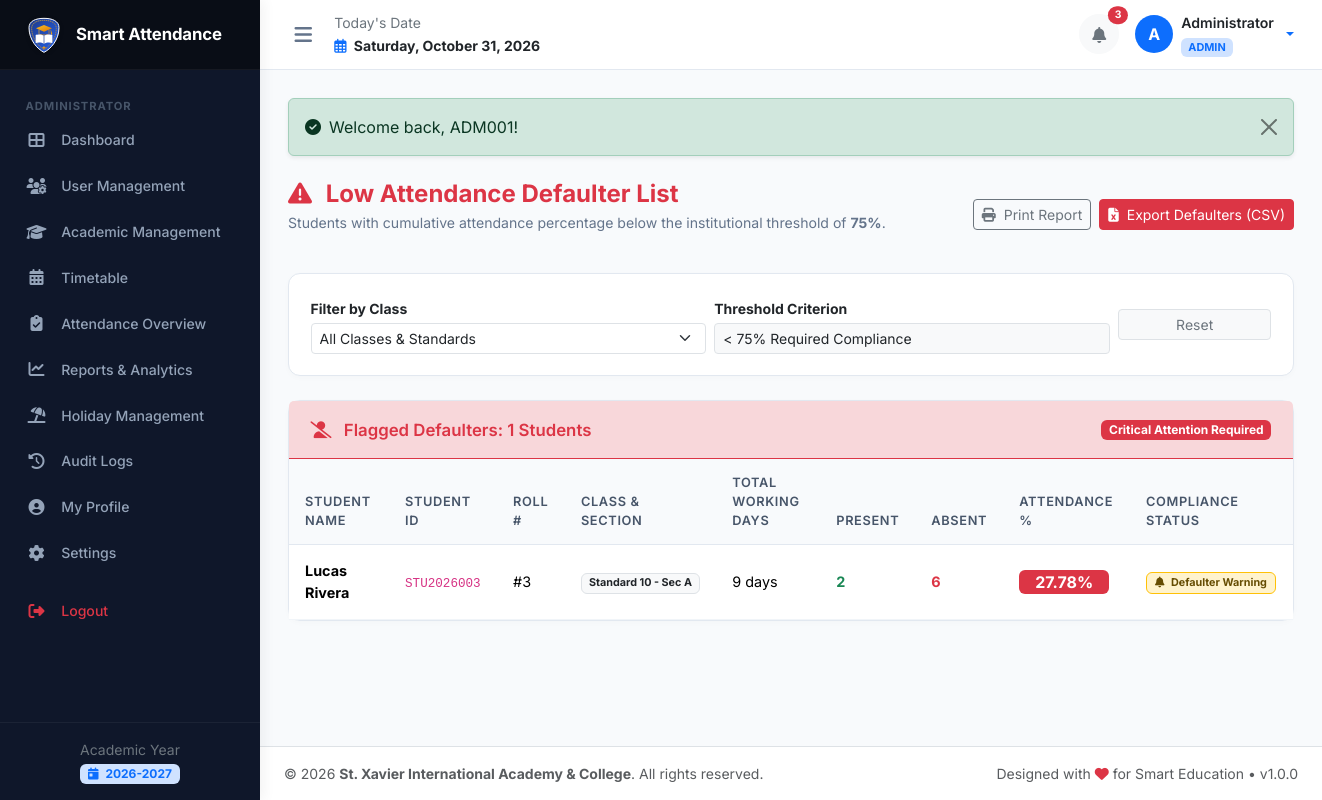
Page /principal/low_attendance.php (signed in) on the committed database.
### tables this page shows
CREATE TABLE `academic_years` (
  `id` INT AUTO_INCREMENT PRIMARY KEY,
  `name` VARCHAR(50) NOT NULL UNIQUE,
  `start_date` DATE NOT NULL,
  `end_date` DATE NOT NULL,
  `is_current` TINYINT(1) NOT NULL DEFAULT 0,
  `status` ENUM('active', 'archived') NOT NULL DEFAULT 'active',
  `created_at` TIMESTAMP DEFAULT CURRENT_TIMESTAMP
);

CREATE TABLE `students` (
  `id` INT AUTO_INCREMENT PRIMARY KEY,
  `user_id` INT NOT NULL UNIQUE,
  `student_id` VARCHAR(50) NOT NULL UNIQUE,
  `admission_no` VARCHAR(50) NOT NULL UNIQUE,
  `roll_no` INT NOT NULL,
  `full_name` VARCHAR(150) NOT NULL,
  `photo` VARCHAR(255) NULL,
  `dob` DATE NULL,
  `gender` ENUM('male', 'female', 'other') DEFAULT 'male',
  `address` TEXT NULL,
  `class_id` INT NOT NULL,
  `section_id` INT NOT NULL,
  `academic_year_id` INT NOT NULL,
  `admission_date` DATE NULL,
  `created_at` TIMESTAMP DEFAULT CURRENT_TIMESTAMP,
  `updated_at` TIMESTAMP DEFAULT CURRENT_TIMESTAMP ON UPDATE CURRENT_TIMESTAMP,
  UNIQUE KEY `uk_class_section_roll` (`class_id`, `section_id`, `roll_no`),
  FOREIGN KEY (`user_id`) REFERENCES `users`(`id`) ON DELETE CASCADE,
  FOREIGN KEY (`class_id`) REFERENCES `classes`(`id`) ON DELETE CASCADE,
  FOREIGN KEY (`section_id`) REFERENCES `sections`(`id`) ON DELETE CASCADE,
  FOREIGN KEY (`academic_year_id`) REFERENCES `academic_years`(`id`) ON DELETE CASCADE
);

CREATE TABLE `classes` (
  `id` INT AUTO_INCREMENT PRIMARY KEY,
  `name` VARCHAR(100) NOT NULL UNIQUE,
  `type` ENUM('school', 'college') NOT NULL DEFAULT 'school',
  `numeric_level` INT NOT NULL,
  `created_at` TIMESTAMP DEFAULT CURRENT_TIMESTAMP,
  INDEX `idx_class_type` (`type`)
);

CREATE TABLE `sections` (
  `id` INT AUTO_INCREMENT PRIMARY KEY,
  `class_id` INT NOT NULL,
  `name` VARCHAR(20) NOT NULL,
  `created_at` TIMESTAMP DEFAULT CURRENT_TIMESTAMP,
  UNIQUE KEY `uk_class_section` (`class_id`, `name`),
  FOREIGN KEY (`class_id`) REFERENCES `classes`(`id`) ON DELETE CASCADE
);

### includes/auth.php (called while the page is built, shortened)
<?php
require_once __DIR__ . '/functions.php';
function current_role(): ?string {
    return $_SESSION['user']['role'] ?? null;
}

### principal/low_attendance.php (the view, shortened to what this page needs)
<?php
require_once __DIR__ . '/../includes/functions.php';
require_once __DIR__ . '/../includes/auth.php';
$threshold = (float)get_setting('attendance_threshold', '75');
$classId = (int)($_GET['class_id'] ?? 0);
$sectionId = (int)($_GET['section_id'] ?? 0);
$lowStudents = get_low_attendance_students($threshold, ($classId > 0 ? $classId : null), ($sectionId > 0 ? $sectionId : null));
require_once __DIR__ . '/../includes/header.php';
require_once __DIR__ . '/../includes/sidebar.php';
require_once __DIR__ . '/../includes/navbar.php';
?>
<div class="page-header">
  <div>
    <h1 class="page-title text-danger"><i class="fas fa-exclamation-triangle me-2"></i> Low Attendance Defaulter List</h1>
    <p class="page-subtitle">Students with cumulative attendance percentage below the institutional threshold of <strong><?= $threshold ?>%</strong>.</p>
  </div>
  <div class="d-flex gap-2 no-print">
    <button onclick="window.print()" class="btn btn-outline-secondary btn-sm">
      <i class="fas fa-print me-1"></i> Print Report
    </button>
    <a href="?class_id=<?= $classId ?>&export=csv" class="btn btn-danger btn-sm">
      <i class="fas fa-file-excel me-1"></i> Export Defaulters (CSV)
    </a>
  </div>
</div>
<div class="card card-custom mb-4 no-print">
  <div class="card-body">
    <form method="GET" action="" class="row g-2 align-items-center">
      <div class="col-md-5">
        <label class="form-label small fw-bold mb-1">Filter by Class</label>
        <select name="class_id" class="form-select form-select-sm" onchange="this.form.submit()">
          <option value="0">All Classes & Standards</option>
        </select>
      </div>
      <div class="col-md-5">
        <label class="form-label small fw-bold mb-1">Threshold Criterion</label>
        <input type="text" class="form-control form-control-sm bg-light" value="&lt; <?= $threshold ?>% Required Compliance" readonly>
      </div>
      <div class="col-md-2 d-flex align-items-end">
        <a href="<?= BASE_URL ?>/principal/low_attendance.php" class="btn btn-light btn-sm w-100 border text-secondary">Reset</a>
      </div>
    </form>
  </div>
</div>
<div class="card card-custom">
  <div class="card-header d-flex justify-content-between align-items-center bg-danger-subtle text-danger border-danger">
    <h5 class="card-title text-danger mb-0">
      <i class="fas fa-user-slash me-2"></i> Flagged Defaulters: <?= count($lowStudents) ?> Students
    </h5>
    <span class="badge bg-danger">Critical Attention Required</span>
  </div>
  <div class="card-body p-0">
    <div class="table-responsive">
      <table class="table table-custom table-hover align-middle mb-0">
        <thead>
          <tr>
            <th>Student Name</th>
            <th>Student ID</th>
            <th>Roll #</th>
            <th>Class & Section</th>
            <th>Total Working Days</th>
            <th>Present</th>
            <th>Absent</th>
            <th>Attendance %</th>
            <th>Compliance Status</th>
          </tr>
        </thead>
        <tbody>
          <?php if (!empty($lowStudents)): ?>
            <?php foreach ($lowStudents as $s): ?>
              <tr>
                <td><strong><?= e($s['full_name']) ?></strong></td>
                <td><code><?= e($s['student_id']) ?></code></td>
                <td>#<?= $s['roll_no'] ?></td>
                <td><span class="badge bg-light text-dark border"><?= e($s['class_name']) ?> - Sec <?= e($s['section_name']) ?></span></td>
                <td><?= $s['total_days'] ?> days</td>
                <td><span class="text-success fw-bold"><?= $s['present_count'] ?></span></td>
                <td><span class="text-danger fw-bold"><?= $s['absent_count'] ?></span></td>
                <td>
                  <span class="badge bg-danger text-white fs-6 px-3 py-1">
                    <?= $s['percentage'] ?>%
                  </span>
                </td>
                <td>
                  <span class="badge bg-warning-subtle text-warning-emphasis border border-warning px-2 py-1">
                    <i class="fas fa-bell me-1"></i> Defaulter Warning
                  </span>
                </td>
              </tr>
            <?php endforeach; ?>
          <?php endif; ?>
        </tbody>
      </table>
    </div>
  </div>
</div>
<?php require_once __DIR__ . '/../includes/footer.php'; ?>

### includes/sidebar.php (shortened to what this page needs)
<?php
$role = current_role() ?? 'student';
$currentScript = basename($_SERVER['PHP_SELF']);
?>
<aside class="app-sidebar" id="appSidebar">
  <div class="sidebar-brand">
    <img src="<?= BASE_URL ?>/assets/img/logo.svg" alt="Logo">
    <div class="brand-title">Smart Attendance</div>
  </div>
  <ul class="sidebar-menu">
    <?php if ($role === 'admin'): ?>
      <li class="menu-header">Administrator</li>
      <li class="nav-item">
        <a class="nav-link <?= ($currentScript === 'index.php') ? 'active' : '' ?>" href="<?= BASE_URL ?>/admin/index.php">
          <i class="fas fa-th-large"></i> <span>Dashboard</span>
        </a>
      </li>
      <li class="nav-item">
        <a class="nav-link <?= in_array($currentScript, ['users.php', 'user_add.php', 'user_edit.php']) ? 'active' : '' ?>" href="<?= BASE_URL ?>/admin/users.php">
          <i class="fas fa-users-cog"></i> <span>User Management</span>
        </a>
      </li>
      <li class="nav-item">
        <a class="nav-link <?= ($currentScript === 'academics.php') ? 'active' : '' ?>" href="<?= BASE_URL ?>/admin/academics.php">
          <i class="fas fa-graduation-cap"></i> <span>Academic Management</span>
        </a>
      </li>
      <li class="nav-item">
        <a class="nav-link <?= ($currentScript === 'timetable.php') ? 'active' : '' ?>" href="<?= BASE_URL ?>/admin/timetable.php">
          <i class="fas fa-calendar-alt"></i> <span>Timetable</span>
        </a>
      </li>
      <li class="nav-item">
        <a class="nav-link <?= ($currentScript === 'attendance.php') ? 'active' : '' ?>" href="<?= BASE_URL ?>/admin/attendance.php">
          <i class="fas fa-clipboard-check"></i> <span>Attendance Overview</span>
        </a>
      </li>
      <li class="nav-item">
        <a class="nav-link <?= ($currentScript === 'reports.php') ? 'active' : '' ?>" href="<?= BASE_URL ?>/admin/reports.php">
          <i class="fas fa-chart-line"></i> <span>Reports & Analytics</span>
        </a>
      </li>
      <li class="nav-item">
        <a class="nav-link <?= ($currentScript === 'holidays.php') ? 'active' : '' ?>" href="<?= BASE_URL ?>/admin/holidays.php">
          <i class="fas fa-umbrella-beach"></i> <span>Holiday Management</span>
        </a>
      </li>
      <li class="nav-item">
        <a class="nav-link <?= ($currentScript === 'audit_logs.php') ? 'active' : '' ?>" href="<?= BASE_URL ?>/admin/audit_logs.php">
          <i class="fas fa-history"></i> <span>Audit Logs</span>
        </a>
      </li>
      <li class="nav-item">
        <a class="nav-link <?= ($currentScript === 'profile.php') ? 'active' : '' ?>" href="<?= BASE_URL ?>/admin/profile.php">
          <i class="fas fa-user-circle"></i> <span>My Profile</span>
        </a>
      </li>
      <li class="nav-item">
        <a class="nav-link <?= ($currentScript === 'settings.php') ? 'active' : '' ?>" href="<?= BASE_URL ?>/admin/settings.php">
          <i class="fas fa-cog"></i> <span>Settings</span>
        </a>
      </li>
    <?php endif; ?>
    <li class="nav-item mt-3">
      <a class="nav-link text-danger" href="<?= BASE_URL ?>/logout.php">
        <i class="fas fa-sign-out-alt"></i> <span>Logout</span>
      </a>
    </li>
  </ul>
  <div class="sidebar-footer text-center">
    <small class="text-secondary d-block">Academic Year</small>
    <span class="badge bg-primary-subtle text-primary mt-1">
      <i class="fas fa-calendar-day me-1"></i> <?= e(get_active_academic_year()['name'] ?? '2026-2027') ?>
    </span>
  </div>
</aside>

### assets/css/style.css (style rules this page uses)
:root { --primary: #1e40af; --primary-hover: #1e3a8a; --primary-light: #eff6ff; --secondary: #64748b; --accent: #3b82f6; --dark-sidebar: #0f172a; --sidebar-hover: #1e293b; --sidebar-text: #94a3b8; --sidebar-text-active: #ffffff; --bg-main: #f8fafc; --card-bg: #ffffff; --border-color: #e2e8f0; --text-main: #1e293b; --text-muted: #64748b; --status-present: #10b981; --status-absent: #ef4444; --status-late: #f59e0b; --status-halfday: #f97316; --status-leave: #06b6d4; --sidebar-width: 260px; --sidebar-collapsed-width: 76px; --topbar-height: 70px; --transition: all 0.25s cubic-bezier(0.4, 0, 0.2, 1); }
body { font-family: 'Inter', -apple-system, BlinkMacSystemFont, "Segoe UI", Roboto, Oxygen, Ubuntu, Cantarell, sans-serif; background-color: var(--bg-main); color: var(--text-main); min-height: 100vh; margin: 0; padding: 0; }
h1, h2, h3, h4, h5, h6 { font-weight: 600; color: #0f172a; }
a { text-decoration: none; transition: var(--transition); }
.app-sidebar { width: var(--sidebar-width); background-color: var(--dark-sidebar); color: var(--sidebar-text); flex-shrink: 0; display: flex; flex-direction: column; position: fixed; top: 0; bottom: 0; left: 0; z-index: 1000; transition: var(--transition); box-shadow: 4px 0 12px rgba(0, 0, 0, 0.05); overflow-y: auto; }
.sidebar-brand { height: var(--topbar-height); display: flex; align-items: center; padding: 0 1.5rem; background-color: #090d16; border-bottom: 1px solid rgba(255, 255, 255, 0.05); }
.sidebar-brand img { width: 40px; height: 40px; margin-right: 0.75rem; }
.sidebar-brand .brand-title { font-size: 1.05rem; font-weight: 700; color: #ffffff; letter-spacing: -0.01em; white-space: nowrap; }
.sidebar-menu { list-style: none; padding: 1rem 0.75rem; margin: 0; flex: 1; }
.menu-header { font-size: 0.7rem; font-weight: 700; text-transform: uppercase; letter-spacing: 0.08em; color: #475569; padding: 0.75rem 0.85rem 0.25rem; }
.sidebar-menu .nav-item { margin-bottom: 0.25rem; }
.sidebar-menu .nav-link { display: flex; align-items: center; padding: 0.65rem 0.85rem; color: var(--sidebar-text); border-radius: 8px; font-size: 0.88rem; font-weight: 500; transition: var(--transition); }
.sidebar-menu .nav-link i { width: 22px; font-size: 1rem; margin-right: 0.85rem; text-align: center; }
.sidebar-footer { padding: 1rem; border-top: 1px solid rgba(255, 255, 255, 0.05); }
.page-header { margin-bottom: 1.5rem; display: flex; align-items: center; justify-content: space-between; flex-wrap: wrap; gap: 1rem; }
.page-title { font-size: 1.5rem; font-weight: 700; color: #0f172a; margin: 0; }
.page-subtitle { color: var(--text-muted); font-size: 0.88rem; margin-top: 0.2rem; }
.card-custom { background: #ffffff; border: 1px solid var(--border-color); border-radius: 12px; box-shadow: 0 2px 6px rgba(0, 0, 0, 0.02); margin-bottom: 1.5rem; }
.card-custom .card-header { background: transparent; border-bottom: 1px solid var(--border-color); padding: 1.15rem 1.35rem; display: flex; align-items: center; justify-content: space-between; }
.card-custom .card-header .card-title { font-size: 1.05rem; font-weight: 600; color: #0f172a; margin: 0; }
.card-custom .card-body { padding: 1.35rem; }
.table-custom { margin: 0; }
.table-custom thead th { background-color: #f8fafc; color: #475569; font-weight: 600; font-size: 0.8rem; text-transform: uppercase; letter-spacing: 0.05em; border-bottom: 1px solid var(--border-color); padding: 0.85rem 1rem; }
.table-custom tbody td { padding: 0.95rem 1rem; vertical-align: middle; border-bottom: 1px solid #f1f5f9; font-size: 0.9rem; }

### rows in the picture
academic_years: name "2026-2027", id "1"
students: full_name "Lucas Rivera", student "STU2026003", roll_no "3", class.name "Standard 10", section.name "A", total_days "9", present_count "2", absent_count "6", percentage "27.78"

### other values in the picture
$unreadCount "3"
substr($user['full_name'] ?? 'U', 0, 1) "A"
$user['full_name'] "Administrator"
$user['role'] "ADMIN"
$msg['message'] "Welcome back, ADM001!"
$threshold "75"
$schoolName "St. Xavier International Academy & College"
APP_VERSION "1.0.0"
